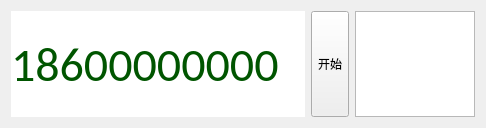
<?xml version="1.0" encoding="UTF-8"?>
<ui version="4.0">
 <class>DlgSelect</class>
 <widget class="QDialog" name="DlgSelect">
  <property name="geometry">
   <rect>
    <x>0</x>
    <y>0</y>
    <width>486</width>
    <height>128</height>
   </rect>
  </property>
  <property name="windowTitle">
   <string>抽奖</string>
  </property>
  <layout class="QHBoxLayout" name="horizontalLayout">
   <item>
    <widget class="QLabel" name="m_ctlDisplay">
     <property name="font">
      <font>
       <family>Calibri</family>
       <pointsize>36</pointsize>
       <weight>50</weight>
       <bold>false</bold>
      </font>
     </property>
     <property name="styleSheet">
      <string notr="true">background-color: rgb(255, 255, 255);
color: rgb(0, 85, 0);</string>
     </property>
     <property name="text">
      <string>18600000000</string>
     </property>
    </widget>
   </item>
   <item>
    <widget class="QToolButton" name="m_btnStart">
     <property name="sizePolicy">
      <sizepolicy hsizetype="Fixed" vsizetype="Expanding">
       <horstretch>0</horstretch>
       <verstretch>0</verstretch>
      </sizepolicy>
     </property>
     <property name="text">
      <string>开始</string>
     </property>
     <property name="icon">
      <iconset resource="LotterySimulation.qrc">
       <normaloff>:/Resouces/Resources/play.png</normaloff>:/Resouces/Resources/play.png</iconset>
     </property>
     <property name="iconSize">
      <size>
       <width>24</width>
       <height>24</height>
      </size>
     </property>
    </widget>
   </item>
   <item>
    <widget class="QListWidget" name="m_lstResult">
     <property name="sizePolicy">
      <sizepolicy hsizetype="Preferred" vsizetype="Expanding">
       <horstretch>0</horstretch>
       <verstretch>0</verstretch>
      </sizepolicy>
     </property>
     <property name="maximumSize">
      <size>
       <width>120</width>
       <height>16777215</height>
      </size>
     </property>
    </widget>
   </item>
  </layout>
 </widget>
 <layoutdefault spacing="6" margin="11"/>
 <resources>
  <include location="LotterySimulation.qrc"/>
 </resources>
 <connections/>
</ui>
